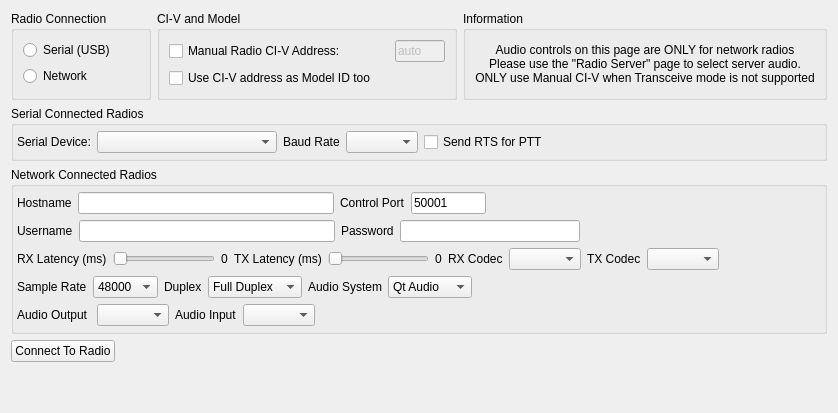
       <widget class="QWidget" name="radioAccess">
        <layout class="QVBoxLayout" name="verticalLayout_21">
         <item>
          <layout class="QHBoxLayout" name="horizontalLayout_4">
           <item>
            <widget class="QGroupBox" name="groupConnection">
             <property name="minimumSize">
              <size>
               <width>140</width>
               <height>0</height>
              </size>
             </property>
             <property name="title">
              <string>Radio Connection</string>
             </property>
             <layout class="QVBoxLayout" name="verticalLayout_5">
              <item>
               <widget class="QRadioButton" name="serialEnableBtn">
                <property name="text">
                 <string>Serial (USB)</string>
                </property>
               </widget>
              </item>
              <item>
               <widget class="QRadioButton" name="lanEnableBtn">
                <property name="text">
                 <string>Network</string>
                </property>
               </widget>
              </item>
             </layout>
            </widget>
           </item>
           <item>
            <widget class="QGroupBox" name="groupBox_8">
             <property name="minimumSize">
              <size>
               <width>300</width>
               <height>0</height>
              </size>
             </property>
             <property name="maximumSize">
              <size>
               <width>300</width>
               <height>16777215</height>
              </size>
             </property>
             <property name="title">
              <string>CI-V and Model</string>
             </property>
             <layout class="QGridLayout" name="gridLayout">
              <item row="0" column="0">
               <widget class="QCheckBox" name="rigCIVManualAddrChk">
                <property name="toolTip">
                 <string>&lt;html&gt;&lt;head/&gt;&lt;body&gt;&lt;p&gt;If you are using an older (year 2010) radio, you may need to enable this option to manually specify the CI-V address. This option is also useful for radios that do not have CI-V Transceive enabled and thus will not answer our broadcast query for connected rigs on the CI-V bus.&lt;/p&gt;&lt;p&gt;If you have a modern radio with CI-V Transceive enabled, you should not need to check this box. &lt;/p&gt;&lt;p&gt;You will need to Save Settings and re-launch wfview for this to take effect. &lt;/p&gt;&lt;/body&gt;&lt;/html&gt;</string>
                </property>
                <property name="text">
                 <string>Manual Radio CI-V Address:</string>
                </property>
               </widget>
              </item>
              <item row="2" column="0">
               <widget class="QCheckBox" name="useCIVasRigIDChk">
                <property name="toolTip">
                 <string>&lt;html&gt;&lt;head/&gt;&lt;body&gt;&lt;p&gt;Only check for older radios!&lt;/p&gt;&lt;p&gt;This checkbox forces wfview to trust that the CI-V address is also the model number of the radio. This is only useful for older radios that do not reply to our Rig ID requests (0x19 0x00). Do not check this box unless you have an older radio. &lt;/p&gt;&lt;/body&gt;&lt;/html&gt;</string>
                </property>
                <property name="text">
                 <string>Use CI-V address as Model ID too</string>
                </property>
               </widget>
              </item>
              <item row="0" column="1">
               <widget class="QLineEdit" name="rigCIVaddrHexLine">
                <property name="enabled">
                 <bool>false</bool>
                </property>
                <property name="minimumSize">
                 <size>
                  <width>50</width>
                  <height>0</height>
                 </size>
                </property>
                <property name="maximumSize">
                 <size>
                  <width>50</width>
                  <height>16777215</height>
                 </size>
                </property>
                <property name="toolTip">
                 <string>&lt;html&gt;&lt;head/&gt;&lt;body&gt;&lt;p&gt;Enter the address in as hexadecimal, without any prefix, just as the radio presents the address in the menu. &lt;/p&gt;&lt;p&gt;Here are some common examples:&lt;/p&gt;
&lt;p&gt;IC-706: 58 
&lt;br/&gt;IC-756: 50
&lt;br/&gt;IC-756 Pro: 5C
&lt;br/&gt;IC-756 Pro II: 64
&lt;br/&gt;IC-756 Pro III: 6E
&lt;br/&gt;IC-7000: 70
&lt;br/&gt;IC-7100: 88
&lt;br/&gt;IC-7200: 76 
&lt;br/&gt;IC-7300: 94
&lt;/p&gt;&lt;p&gt;This setting is typically needed for older radios and for radios that do not have CI-V Transceive enabled. &lt;/p&gt;
&lt;p&gt;After changing, press Save Settings and re-launch wfview.&lt;/p&gt;&lt;/body&gt;&lt;/html&gt;</string>
                </property>
                <property name="text">
                 <string>auto</string>
                </property>
               </widget>
              </item>
             </layout>
            </widget>
           </item>
           <item>
            <widget class="QGroupBox" name="groupBox_11">
             <property name="sizePolicy">
              <sizepolicy hsizetype="Expanding" vsizetype="Preferred">
               <horstretch>0</horstretch>
               <verstretch>0</verstretch>
              </sizepolicy>
             </property>
             <property name="title">
              <string>Information</string>
             </property>
             <property name="checkable">
              <bool>false</bool>
             </property>
             <layout class="QVBoxLayout" name="verticalLayout_19">
              <item>
               <layout class="QVBoxLayout" name="verticalLayout_22">
                <item>
                 <widget class="QLabel" name="label_53">
                  <property name="text">
                   <string>Audio controls on this page are ONLY for network radios
Please use the &quot;Radio Server&quot; page to select server audio.
ONLY use Manual CI-V when Transceive mode is not supported</string>
                  </property>
                  <property name="alignment">
                   <set>Qt::AlignCenter</set>
                  </property>
                 </widget>
                </item>
               </layout>
              </item>
             </layout>
            </widget>
           </item>
          </layout>
         </item>
         <item>
          <layout class="QHBoxLayout" name="horizontalLayout_5">
           <property name="topMargin">
            <number>0</number>
           </property>
           <item>
            <widget class="QGroupBox" name="groupSerial">
             <property name="enabled">
              <bool>true</bool>
             </property>
             <property name="title">
              <string>Serial Connected Radios</string>
             </property>
             <layout class="QHBoxLayout" name="serialConnectedRadioLayout">
              <property name="leftMargin">
               <number>3</number>
              </property>
              <property name="topMargin">
               <number>5</number>
              </property>
              <property name="rightMargin">
               <number>3</number>
              </property>
              <property name="bottomMargin">
               <number>5</number>
              </property>
              <item>
               <widget class="QLabel" name="label_4">
                <property name="text">
                 <string>Serial Device:</string>
                </property>
               </widget>
              </item>
              <item>
               <widget class="QComboBox" name="serialDeviceListCombo">
                <property name="minimumSize">
                 <size>
                  <width>180</width>
                  <height>0</height>
                 </size>
                </property>
                <property name="maximumSize">
                 <size>
                  <width>180</width>
                  <height>16777215</height>
                 </size>
                </property>
               </widget>
              </item>
              <item>
               <widget class="QLabel" name="label_5">
                <property name="text">
                 <string>Baud Rate</string>
                </property>
               </widget>
              </item>
              <item>
               <widget class="QComboBox" name="baudRateCombo">
                <property name="maximumSize">
                 <size>
                  <width>120</width>
                  <height>16777215</height>
                 </size>
                </property>
               </widget>
              </item>
              <item>
               <widget class="QCheckBox" name="useRTSforPTTchk">
                <property name="toolTip">
                 <string>&lt;html&gt;&lt;head/&gt;&lt;body&gt;&lt;p&gt;This feature is for older radios that respond best to an RTS serial port signal than a PTT command.&lt;/p&gt;&lt;p&gt;&lt;br/&gt;For radios lacking PTT commands, this is automatic and transparent, but for radios which have a PTT command, you can check this box to override and force the PTT to be done using RTS. Do not check this box unless you really need this and have an appropriate adapter with RTS connected to the PTT line of the transceiver. &lt;/p&gt;&lt;/body&gt;&lt;/html&gt;</string>
                </property>
                <property name="text">
                 <string>Send RTS for PTT</string>
                </property>
               </widget>
              </item>
              <item>
               <spacer name="horizontalSpacer_4">
                <property name="orientation">
                 <enum>Qt::Horizontal</enum>
                </property>
                <property name="sizeHint" stdset="0">
                 <size>
                  <width>40</width>
                  <height>20</height>
                 </size>
                </property>
               </spacer>
              </item>
             </layout>
            </widget>
           </item>
          </layout>
         </item>
         <item>
          <layout class="QHBoxLayout" name="horizontalLayout_7">
           <property name="leftMargin">
            <number>0</number>
           </property>
           <property name="topMargin">
            <number>0</number>
           </property>
           <property name="rightMargin">
            <number>0</number>
           </property>
           <item>
            <widget class="QGroupBox" name="groupNetwork">
             <property name="title">
              <string>Network Connected Radios</string>
             </property>
             <layout class="QVBoxLayout" name="networkConnectedRadioLayout">
              <property name="spacing">
               <number>6</number>
              </property>
              <property name="leftMargin">
               <number>3</number>
              </property>
              <property name="topMargin">
               <number>5</number>
              </property>
              <property name="rightMargin">
               <number>3</number>
              </property>
              <property name="bottomMargin">
               <number>5</number>
              </property>
              <item>
               <layout class="QHBoxLayout" name="horizontalLayout_13">
                <property name="leftMargin">
                 <number>0</number>
                </property>
                <property name="topMargin">
                 <number>0</number>
                </property>
                <property name="rightMargin">
                 <number>0</number>
                </property>
                <item>
                 <widget class="QLabel" name="label_6">
                  <property name="text">
                   <string>Hostname</string>
                  </property>
                 </widget>
                </item>
                <item>
                 <widget class="QLineEdit" name="ipAddressTxt">
                  <property name="minimumSize">
                   <size>
                    <width>256</width>
                    <height>0</height>
                   </size>
                  </property>
                  <property name="maximumSize">
                   <size>
                    <width>256</width>
                    <height>16777215</height>
                   </size>
                  </property>
                 </widget>
                </item>
                <item>
                 <widget class="QLabel" name="label_7">
                  <property name="text">
                   <string>Control Port</string>
                  </property>
                 </widget>
                </item>
                <item>
                 <widget class="QLineEdit" name="controlPortTxt">
                  <property name="maximumSize">
                   <size>
                    <width>75</width>
                    <height>16777215</height>
                   </size>
                  </property>
                  <property name="text">
                   <string>50001</string>
                  </property>
                 </widget>
                </item>
                <item>
                 <spacer name="horizontalSpacer_6">
                  <property name="orientation">
                   <enum>Qt::Horizontal</enum>
                  </property>
                  <property name="sizeHint" stdset="0">
                   <size>
                    <width>40</width>
                    <height>20</height>
                   </size>
                  </property>
                 </spacer>
                </item>
               </layout>
              </item>
              <item>
               <layout class="QHBoxLayout" name="horizontalLayout_14">
                <property name="leftMargin">
                 <number>0</number>
                </property>
                <property name="topMargin">
                 <number>0</number>
                </property>
                <property name="rightMargin">
                 <number>0</number>
                </property>
                <item>
                 <widget class="QLabel" name="label_14">
                  <property name="text">
                   <string>Username</string>
                  </property>
                 </widget>
                </item>
                <item>
                 <widget class="QLineEdit" name="usernameTxt">
                  <property name="minimumSize">
                   <size>
                    <width>256</width>
                    <height>0</height>
                   </size>
                  </property>
                  <property name="maximumSize">
                   <size>
                    <width>256</width>
                    <height>16777215</height>
                   </size>
                  </property>
                 </widget>
                </item>
                <item>
                 <widget class="QLabel" name="label_13">
                  <property name="text">
                   <string>Password</string>
                  </property>
                 </widget>
                </item>
                <item>
                 <widget class="QLineEdit" name="passwordTxt">
                  <property name="minimumSize">
                   <size>
                    <width>180</width>
                    <height>0</height>
                   </size>
                  </property>
                  <property name="maximumSize">
                   <size>
                    <width>180</width>
                    <height>16777215</height>
                   </size>
                  </property>
                  <property name="echoMode">
                   <enum>QLineEdit::PasswordEchoOnEdit</enum>
                  </property>
                 </widget>
                </item>
                <item>
                 <spacer name="horizontalSpacer_7">
                  <property name="orientation">
                   <enum>Qt::Horizontal</enum>
                  </property>
                  <property name="sizeHint" stdset="0">
                   <size>
                    <width>40</width>
                    <height>20</height>
                   </size>
                  </property>
                 </spacer>
                </item>
               </layout>
              </item>
              <item>
               <layout class="QHBoxLayout" name="horizontalLayout_18">
                <item>
                 <widget class="QLabel" name="label_16">
                  <property name="text">
                   <string>RX Latency (ms)</string>
                  </property>
                 </widget>
                </item>
                <item>
                 <widget class="QSlider" name="rxLatencySlider">
                  <property name="minimumSize">
                   <size>
                    <width>0</width>
                    <height>0</height>
                   </size>
                  </property>
                  <property name="minimum">
                   <number>30</number>
                  </property>
                  <property name="maximum">
                   <number>500</number>
                  </property>
                  <property name="orientation">
                   <enum>Qt::Horizontal</enum>
                  </property>
                 </widget>
                </item>
                <item>
                 <widget class="QLabel" name="rxLatencyValue">
                  <property name="text">
                   <string>0</string>
                  </property>
                 </widget>
                </item>
                <item>
                 <widget class="QLabel" name="label_24">
                  <property name="text">
                   <string>TX Latency (ms)</string>
                  </property>
                 </widget>
                </item>
                <item>
                 <widget class="QSlider" name="txLatencySlider">
                  <property name="minimum">
                   <number>30</number>
                  </property>
                  <property name="maximum">
                   <number>500</number>
                  </property>
                  <property name="orientation">
                   <enum>Qt::Horizontal</enum>
                  </property>
                 </widget>
                </item>
                <item>
                 <widget class="QLabel" name="txLatencyValue">
                  <property name="text">
                   <string>0</string>
                  </property>
                 </widget>
                </item>
                <item>
                 <widget class="QLabel" name="label_19">
                  <property name="text">
                   <string>RX Codec</string>
                  </property>
                 </widget>
                </item>
                <item>
                 <widget class="QComboBox" name="audioRXCodecCombo">
                  <property name="accessibleName">
                   <string>Receive Audio Codec Selector</string>
                  </property>
                 </widget>
                </item>
                <item>
                 <widget class="QLabel" name="label_20">
                  <property name="text">
                   <string>TX Codec</string>
                  </property>
                 </widget>
                </item>
                <item>
                 <widget class="QComboBox" name="audioTXCodecCombo">
                  <property name="accessibleName">
                   <string>Transmit Audio Codec Selector</string>
                  </property>
                 </widget>
                </item>
                <item>
                 <spacer name="horizontalSpacer_13">
                  <property name="orientation">
                   <enum>Qt::Horizontal</enum>
                  </property>
                  <property name="sizeHint" stdset="0">
                   <size>
                    <width>40</width>
                    <height>20</height>
                   </size>
                  </property>
                 </spacer>
                </item>
               </layout>
              </item>
              <item>
               <layout class="QHBoxLayout" name="horizontalLayout_17">
                <item>
                 <widget class="QLabel" name="label_17">
                  <property name="text">
                   <string>Sample Rate</string>
                  </property>
                 </widget>
                </item>
                <item>
                 <widget class="QComboBox" name="audioSampleRateCombo">
                  <property name="accessibleName">
                   <string>Audio Sample Rate Selector</string>
                  </property>
                  <item>
                   <property name="text">
                    <string>48000</string>
                   </property>
                  </item>
                  <item>
                   <property name="text">
                    <string>24000</string>
                   </property>
                  </item>
                  <item>
                   <property name="text">
                    <string>16000</string>
                   </property>
                  </item>
                  <item>
                   <property name="text">
                    <string>8000</string>
                   </property>
                  </item>
                 </widget>
                </item>
                <item>
                 <widget class="QLabel" name="label_51">
                  <property name="text">
                   <string>Duplex</string>
                  </property>
                 </widget>
                </item>
                <item>
                 <widget class="QComboBox" name="audioDuplexCombo">
                  <item>
                   <property name="text">
                    <string>Full Duplex</string>
                   </property>
                  </item>
                  <item>
                   <property name="text">
                    <string>Half Duplex</string>
                   </property>
                  </item>
                 </widget>
                </item>
                <item>
                 <widget class="QLabel" name="label_40">
                  <property name="text">
                   <string>Audio System</string>
                  </property>
                 </widget>
                </item>
                <item>
                 <widget class="QComboBox" name="audioSystemCombo">
                  <item>
                   <property name="text">
                    <string>Qt Audio</string>
                   </property>
                  </item>
                  <item>
                   <property name="text">
                    <string>PortAudio</string>
                   </property>
                  </item>
                  <item>
                   <property name="text">
                    <string>RT Audio</string>
                   </property>
                  </item>
                  <item>
                   <property name="text">
                    <string>TCI Audio</string>
                   </property>
                  </item>
                 </widget>
                </item>
                <item>
                 <spacer name="horizontalSpacer_31">
                  <property name="orientation">
                   <enum>Qt::Horizontal</enum>
                  </property>
                  <property name="sizeHint" stdset="0">
                   <size>
                    <width>40</width>
                    <height>20</height>
                   </size>
                  </property>
                 </spacer>
                </item>
               </layout>
              </item>
              <item>
               <layout class="QHBoxLayout" name="horizontalLayout_47">
                <item>
                 <widget class="QLabel" name="label_15">
                  <property name="text">
                   <string>Audio Output </string>
                  </property>
                 </widget>
                </item>
                <item>
                 <widget class="QComboBox" name="audioOutputCombo">
                  <property name="maximumSize">
                   <size>
                    <width>200</width>
                    <height>16777215</height>
                   </size>
                  </property>
                  <property name="accessibleName">
                   <string>Audio Output Selector</string>
                  </property>
                 </widget>
                </item>
                <item>
                 <widget class="QLabel" name="label_18">
                  <property name="text">
                   <string>Audio Input</string>
                  </property>
                 </widget>
                </item>
                <item>
                 <widget class="QComboBox" name="audioInputCombo">
                  <property name="maximumSize">
                   <size>
                    <width>200</width>
                    <height>16777215</height>
                   </size>
                  </property>
                  <property name="accessibleName">
                   <string>Audio Input Selector</string>
                  </property>
                 </widget>
                </item>
                <item>
                 <spacer name="horizontalSpacer_37">
                  <property name="orientation">
                   <enum>Qt::Horizontal</enum>
                  </property>
                  <property name="sizeHint" stdset="0">
                   <size>
                    <width>40</width>
                    <height>20</height>
                   </size>
                  </property>
                 </spacer>
                </item>
               </layout>
              </item>
             </layout>
            </widget>
           </item>
          </layout>
         </item>
         <item>
          <layout class="QHBoxLayout" name="horizontalLayout_15">
           <property name="topMargin">
            <number>0</number>
           </property>
           <item>
            <widget class="QPushButton" name="connectBtn">
             <property name="text">
              <string>Connect To Radio</string>
             </property>
            </widget>
           </item>
           <item>
            <spacer name="horizontalSpacer_5">
             <property name="orientation">
              <enum>Qt::Horizontal</enum>
             </property>
             <property name="sizeHint" stdset="0">
              <size>
               <width>40</width>
               <height>20</height>
              </size>
             </property>
            </spacer>
           </item>
          </layout>
         </item>
         <item>
          <spacer name="verticalSpacer">
           <property name="orientation">
            <enum>Qt::Vertical</enum>
           </property>
           <property name="sizeHint" stdset="0">
            <size>
             <width>20</width>
             <height>40</height>
            </size>
           </property>
          </spacer>
         </item>
        </layout>
       </widget>
